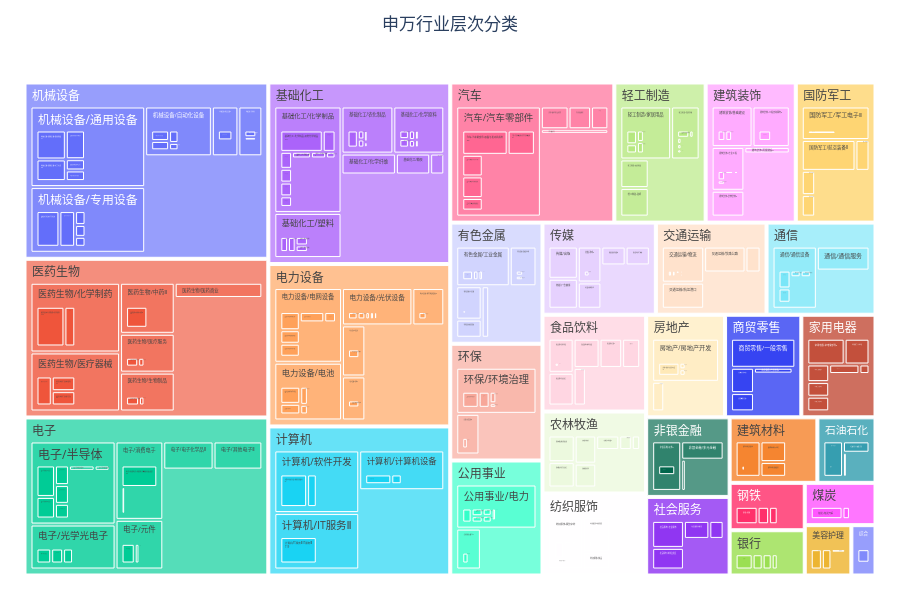

This figure's notebook cell:
### Code cell
plot_stock_ic_hierarchical(StockIC, chart_type='treemap',height=600);

### Figure 1 — Plotly figure (JSON) as saved in the notebook; plotly's stock layout.template omitted (floating-point values rounded to 4 significant figures; data arrays with more than 128 entries replaced by an {"elided": "..."} marker saying what was removed)
{"data": [{"customdata": {"elided": "498x4 mixed values"}, "domain": {"x": [0, 1], "y": [0, 1]}, "hovertemplate": "<b>%{customdata[0]}</b><br>数量: %{customdata[1]}<br>本层占比: %{customdata[2]:.1%}<br>总占比: %{customdata[3]:.1%}<extra></extra>", "labels": {"elided": "498 str values"}, "name": "", "parents": {"elided": "498 str values"}, "textinfo": "label+value", "type": "treemap", "values": {"elided": "498 int values"}}], "layout": {"height": 600, "legend": {"tracegroupgap": 0}, "margin": {"b": 20, "l": 20, "r": 20, "t": 60}, "title": {"text": "申万行业层次分类", "x": 0.5}}}
